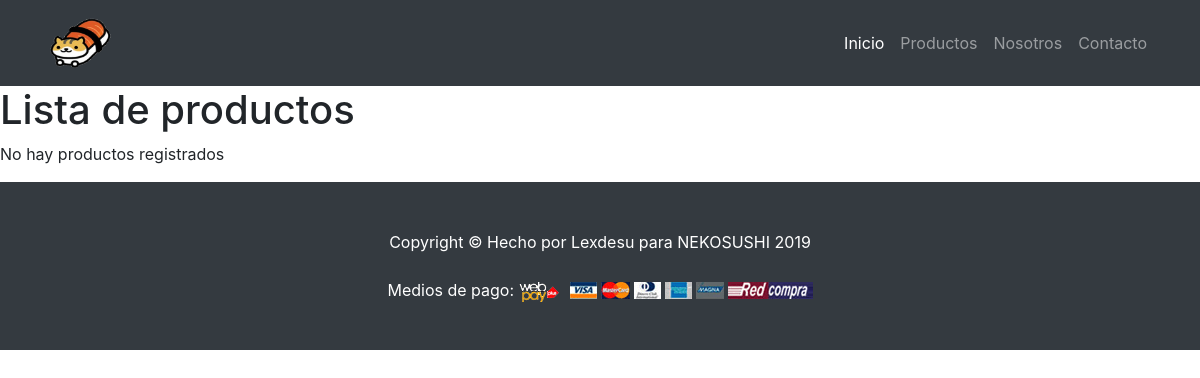
Before: /venta/prod/ with the older database file.
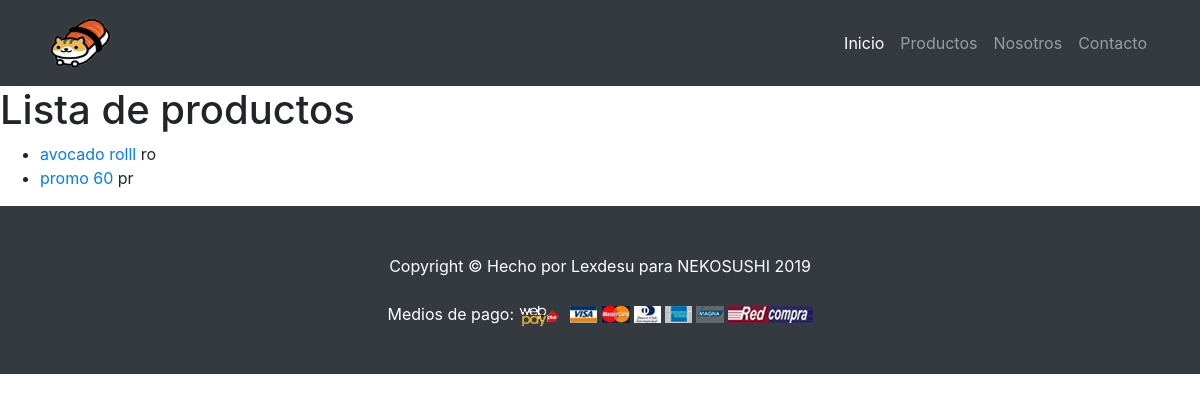
After: the same page with the newer database file.
### venta/models.py (models this page shows, shortened)
class Producto(models.Model):
    id = models.UUIDField(primary_key=True, default=uuid.uuid4)
    imagen = models.ImageField(upload_to='static/img/', default='static/img/neko.png')
    nombrep = models.CharField(max_length=20)
    tipop = models.ForeignKey('Tipo', on_delete=models.SET_NULL, null=True)
    descripcion = models.TextField(max_length=300)
    precio = models.IntegerField()
    def get_absolute_url(self):
        return reverse('prod-detail', args=[str(self.id)])

class Tipo(models.Model):
    LOAN_STATUS = (
        ('ro', 'Roll'),
        ('pr', 'Promocion'),
        ('po', 'Postre'),
    )
    nombre = models.CharField(
        max_length=2,
        choices=LOAN_STATUS,
        blank=True,
        default='ro',
        help_text='categoria del producto',
    )
    def __str__(self):
        return self.nombre

### venta/views.py (the view)
# urls.py: path('prod/', views.ProdListView.as_view(), name='prod'),
class ProdListView(generic.ListView):
    model = Producto

### venta/templates/venta/producto_list.html
{% extends "base_generic.html" %}
{% block content %}
<div style="padding-top: 30px">
<h1>Lista de productos</h1>
    {% if producto_list %}
    <ul>
        {% for prod in producto_list %}
        <li>
            <a href="{{ prod.get_absolute_url }}"> {{ prod.nombrep }}</a> {{ prod.tipop }}
        </li>
        {% endfor %}
    </ul>
    {% else %}
    <p>No hay productos registrados</p>
    {% endif %}
</div>
{% endblock %}

### venta/templates/base_generic.html (shortened to what this page needs)
<!DOCTYPE html>
<html lang="es" class="no-js">
    <head>
        {% load static %}
        <link href="{% static 'css/bootstrap.min.css' %}" rel="stylesheet">
        {% load static %}
        {% load static %}
        <link href="{% static 'css/heroic-features.css' %}" rel="stylesheet">
          {% load static %}
          {% load static %}
      </head>
        <body>
            {% block sidebar %}
            <nav class="navbar navbar-expand-lg navbar-dark bg-dark fixed-top">
              <div class="container">
                 <a href="{% url 'index' %}"><img src="{% static 'img/logo.png' %}" alt="Loguito" width="70" height="70"> </a>
                <div class="collapse navbar-collapse" id="navbarResponsive">
                  <ul class="navbar-nav ml-auto">
                    <li class="nav-item active">
                      <a class="nav-link" href="{% url 'index' %}">Inicio
                      </a>
                    </li>
                    <li class="nav-item">
                      <a class="nav-link" href="{% url 'prod' %}">Productos</a>
                    </li>
                    <li class="nav-item">
                      <a class="nav-link" href="">Nosotros</a>
                    </li>
                    <li class="nav-item">
                      <a class="nav-link" href="">Contacto</a>
                    </li>
                  </ul>
                </div>
              </div>
            </nav>
            {% endblock %}
            {% block content %}{% endblock %}
            {% block footer %}
  <footer class="py-5 bg-dark">
    <div class="container">
      <p class="m-0 text-center text-white">Copyright &copy; Hecho por Lexdesu para NEKOSUSHI 2019</p>
      <br>
        <p class="m-0 text-center text-white">Medios de pago: <img src="{% static 'img/medios.png' %}" alt="medios"></p>
    </div>
  </footer>
  {% endblock %}
      </body>
</html>

### venta/static/css/heroic-features.css (style rules this page uses)
body { padding-top: 56px; }

Changed rows visible on the page:
added Producto: nombrep "avocado rolll", tipop "ro"
added Producto: nombrep "promo 60", tipop "pr"
Other visible differences:
text no longer shown: "No hay productos registrados"
